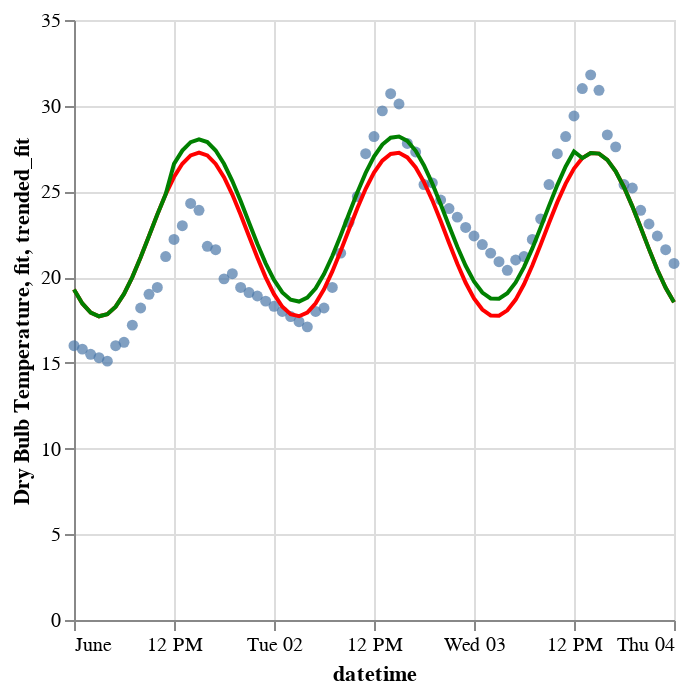

Write notebook code for a chart like this one.
### Code cell
base = alt.Chart(fit_df_june).encode(
    x="datetime:T",
)

real = base.mark_circle().encode(y="Dry Bulb Temperature")
fit_chart = base.mark_line().encode(y="fit", color=alt.value("red"))
fit_chart2 = base.mark_line().encode(y="trended_fit", color=alt.value("green"))

real + fit_chart + fit_chart2

### Figure 1 — Vega-Lite specification as saved in the notebook (floating-point values rounded to 4 significant figures)
{"config": {"view": {"continuousWidth": 300, "continuousHeight": 300}}, "layer": [{"mark": {"type": "circle"}, "encoding": {"x": {"field": "datetime", "type": "temporal"}, "y": {"field": "Dry Bulb Temperature", "type": "quantitative"}}}, {"mark": {"type": "line"}, "encoding": {"color": {"value": "red"}, "x": {"field": "datetime", "type": "temporal"}, "y": {"field": "fit", "type": "quantitative"}}}, {"mark": {"type": "line"}, "encoding": {"color": {"value": "green"}, "x": {"field": "datetime", "type": "temporal"}, "y": {"field": "trended_fit", "type": "quantitative"}}}], "data": {"name": "data-5aa041ea58ccc21600ddd33c69d36b38"}, "$schema": "https://vega.github.io/schema/vega-lite/v5.20.1.json", "datasets": {"data-5aa041ea58ccc21600ddd33c69d36b38": [{"datetime": "2020-06-01T00:00:00", "Dry Bulb Temperature": 16.0, "fit": 19.28, "trend": 0.0, "trend_norm": 0.0, "trended_fit": 19.28}, {"datetime": "2020-06-01T01:00:00", "Dry Bulb Temperature": 15.8, "fit": 18.46, "trend": 0.0, "trend_norm": 0.0, "trended_fit": 18.46}, {"datetime": "2020-06-01T02:00:00", "Dry Bulb Temperature": 15.5, "fit": 17.93, "trend": 0.0, "trend_norm": 0.0, "trended_fit": 17.93}, {"datetime": "2020-06-01T03:00:00", "Dry Bulb Temperature": 15.3, "fit": 17.72, "trend": 0.0, "trend_norm": 0.0, "trended_fit": 17.72}, {"datetime": "2020-06-01T04:00:00", "Dry Bulb Temperature": 15.1, "fit": 17.84, "trend": 0.0, "trend_norm": 0.0, "trended_fit": 17.84}, {"datetime": "2020-06-01T05:00:00", "Dry Bulb Temperature": 16.0, "fit": 18.28, "trend": 0.0, "trend_norm": 0.0, "trended_fit": 18.28}, {"datetime": "2020-06-01T06:00:00", "Dry Bulb Temperature": 16.2, "fit": 19.02, "trend": 0.0, "trend_norm": 0.0, "trended_fit": 19.02}, {"datetime": "2020-06-01T07:00:00", "Dry Bulb Temperature": 17.2, "fit": 20.0, "trend": 0.0, "trend_norm": 0.0, "trended_fit": 20.0}, {"datetime": "2020-06-01T08:00:00", "Dry Bulb Temperature": 18.2, "fit": 21.16, "trend": 0.0, "trend_norm": 0.0, "trended_fit": 21.16}, {"datetime": "2020-06-01T09:00:00", "Dry Bulb Temperature": 19.0, "fit": 22.4, "trend": 0.0, "trend_norm": 0.0, "trended_fit": 22.4}, {"datetime": "2020-06-01T10:00:00", "Dry Bulb Temperature": 19.4, "fit": 23.66, "trend": 0.0, "trend_norm": 0.0, "trended_fit": 23.66}, {"datetime": "2020-06-01T11:00:00", "Dry Bulb Temperature": 21.2, "fit": 24.83, "trend": 0.0, "trend_norm": 0.0, "trended_fit": 24.83}, {"datetime": "2020-06-01T12:00:00", "Dry Bulb Temperature": 22.2, "fit": 25.84, "trend": 19.12, "trend_norm": 0.7644, "trended_fit": 26.6}, {"datetime": "2020-06-01T13:00:00", "Dry Bulb Temperature": 23.0, "fit": 26.62, "trend": 19.22, "trend_norm": 0.7682, "trended_fit": 27.38}, {"datetime": "2020-06-01T14:00:00", "Dry Bulb Temperature": 24.3, "fit": 27.1, "trend": 19.31, "trend_norm": 0.7718, "trended_fit": 27.87}, {"datetime": "2020-06-01T15:00:00", "Dry Bulb Temperature": 23.9, "fit": 27.27, "trend": 19.4, "trend_norm": 0.7754, "trended_fit": 28.04}, {"datetime": "2020-06-01T16:00:00", "Dry Bulb Temperature": 21.8, "fit": 27.1, "trend": 19.48, "trend_norm": 0.7788, "trended_fit": 27.88}, {"datetime": "2020-06-01T17:00:00", "Dry Bulb Temperature": 21.6, "fit": 26.61, "trend": 19.57, "trend_norm": 0.7821, "trended_fit": 27.39}, {"datetime": "2020-06-01T18:00:00", "Dry Bulb Temperature": 19.9, "fit": 25.83, "trend": 19.65, "trend_norm": 0.7855, "trended_fit": 26.61}, {"datetime": "2020-06-01T19:00:00", "Dry Bulb Temperature": 20.2, "fit": 24.82, "trend": 19.74, "trend_norm": 0.789, "trended_fit": 25.61}, {"datetime": "2020-06-01T20:00:00", "Dry Bulb Temperature": 19.4, "fit": 23.64, "trend": 19.85, "trend_norm": 0.7935, "trended_fit": 24.44}, {"datetime": "2020-06-01T21:00:00", "Dry Bulb Temperature": 19.1, "fit": 22.39, "trend": 20.0, "trend_norm": 0.7996, "trended_fit": 23.19}, {"datetime": "2020-06-01T22:00:00", "Dry Bulb Temperature": 18.9, "fit": 21.14, "trend": 20.2, "trend_norm": 0.8075, "trended_fit": 21.95}, {"datetime": "2020-06-01T23:00:00", "Dry Bulb Temperature": 18.6, "fit": 19.99, "trend": 20.44, "trend_norm": 0.817, "trended_fit": 20.8}, {"datetime": "2020-06-02T00:00:00", "Dry Bulb Temperature": 18.3, "fit": 19.01, "trend": 20.69, "trend_norm": 0.8269, "trended_fit": 19.84}, {"datetime": "2020-06-02T01:00:00", "Dry Bulb Temperature": 18.0, "fit": 18.27, "trend": 20.95, "trend_norm": 0.8375, "trended_fit": 19.11}, {"datetime": "2020-06-02T02:00:00", "Dry Bulb Temperature": 17.7, "fit": 17.83, "trend": 21.22, "trend_norm": 0.8484, "trended_fit": 18.68}, {"datetime": "2020-06-02T03:00:00", "Dry Bulb Temperature": 17.4, "fit": 17.72, "trend": 21.49, "trend_norm": 0.8589, "trended_fit": 18.58}, {"datetime": "2020-06-02T04:00:00", "Dry Bulb Temperature": 17.1, "fit": 17.94, "trend": 21.74, "trend_norm": 0.8691, "trended_fit": 18.81}, {"datetime": "2020-06-02T05:00:00", "Dry Bulb Temperature": 18.0, "fit": 18.47, "trend": 21.99, "trend_norm": 0.8788, "trended_fit": 19.35}, {"datetime": "2020-06-02T06:00:00", "Dry Bulb Temperature": 18.2, "fit": 19.29, "trend": 22.22, "trend_norm": 0.8882, "trended_fit": 20.18}, {"datetime": "2020-06-02T07:00:00", "Dry Bulb Temperature": 19.4, "fit": 20.33, "trend": 22.44, "trend_norm": 0.8972, "trended_fit": 21.23}, {"datetime": "2020-06-02T08:00:00", "Dry Bulb Temperature": 21.4, "fit": 21.52, "trend": 22.66, "trend_norm": 0.9058, "trended_fit": 22.43}, {"datetime": "2020-06-02T09:00:00", "Dry Bulb Temperature": 23.2, "fit": 22.78, "trend": 22.87, "trend_norm": 0.9141, "trended_fit": 23.7}, {"datetime": "2020-06-02T10:00:00", "Dry Bulb Temperature": 24.7, "fit": 24.02, "trend": 23.07, "trend_norm": 0.9221, "trended_fit": 24.94}, {"datetime": "2020-06-02T11:00:00", "Dry Bulb Temperature": 27.2, "fit": 25.15, "trend": 23.25, "trend_norm": 0.9295, "trended_fit": 26.08}, {"datetime": "2020-06-02T12:00:00", "Dry Bulb Temperature": 28.2, "fit": 26.1, "trend": 23.43, "trend_norm": 0.9365, "trended_fit": 27.04}, {"datetime": "2020-06-02T13:00:00", "Dry Bulb Temperature": 29.7, "fit": 26.79, "trend": 23.59, "trend_norm": 0.9431, "trended_fit": 27.74}, {"datetime": "2020-06-02T14:00:00", "Dry Bulb Temperature": 30.7, "fit": 27.19, "trend": 23.75, "trend_norm": 0.9495, "trended_fit": 28.14}, {"datetime": "2020-06-02T15:00:00", "Dry Bulb Temperature": 30.1, "fit": 27.25, "trend": 23.9, "trend_norm": 0.9554, "trended_fit": 28.21}, {"datetime": "2020-06-02T16:00:00", "Dry Bulb Temperature": 27.8, "fit": 26.98, "trend": 24.04, "trend_norm": 0.9611, "trended_fit": 27.94}, {"datetime": "2020-06-02T17:00:00", "Dry Bulb Temperature": 27.3, "fit": 26.4, "trend": 24.18, "trend_norm": 0.9664, "trended_fit": 27.37}, {"datetime": "2020-06-02T18:00:00", "Dry Bulb Temperature": 25.4, "fit": 25.55, "trend": 24.3, "trend_norm": 0.9714, "trended_fit": 26.52}, {"datetime": "2020-06-02T19:00:00", "Dry Bulb Temperature": 25.5, "fit": 24.48, "trend": 24.42, "trend_norm": 0.9762, "trended_fit": 25.45}, {"datetime": "2020-06-02T20:00:00", "Dry Bulb Temperature": 24.5, "fit": 23.27, "trend": 24.52, "trend_norm": 0.9802, "trended_fit": 24.25}, {"datetime": "2020-06-02T21:00:00", "Dry Bulb Temperature": 24.0, "fit": 22.01, "trend": 24.61, "trend_norm": 0.9837, "trended_fit": 22.99}, {"datetime": "2020-06-02T22:00:00", "Dry Bulb Temperature": 23.5, "fit": 20.78, "trend": 24.71, "trend_norm": 0.9876, "trended_fit": 21.77}, {"datetime": "2020-06-02T23:00:00", "Dry Bulb Temperature": 22.9, "fit": 19.67, "trend": 24.78, "trend_norm": 0.9905, "trended_fit": 20.66}, {"datetime": "2020-06-03T00:00:00", "Dry Bulb Temperature": 22.4, "fit": 18.76, "trend": 24.83, "trend_norm": 0.9923, "trended_fit": 19.75}, {"datetime": "2020-06-03T01:00:00", "Dry Bulb Temperature": 21.9, "fit": 18.11, "trend": 24.88, "trend_norm": 0.9944, "trended_fit": 19.1}, {"datetime": "2020-06-03T02:00:00", "Dry Bulb Temperature": 21.4, "fit": 17.76, "trend": 24.93, "trend_norm": 0.9964, "trended_fit": 18.76}, {"datetime": "2020-06-03T03:00:00", "Dry Bulb Temperature": 20.9, "fit": 17.75, "trend": 24.97, "trend_norm": 0.998, "trended_fit": 18.75}, {"datetime": "2020-06-03T04:00:00", "Dry Bulb Temperature": 20.4, "fit": 18.06, "trend": 24.99, "trend_norm": 0.9991, "trended_fit": 19.06}, {"datetime": "2020-06-03T05:00:00", "Dry Bulb Temperature": 21.0, "fit": 18.69, "trend": 25.01, "trend_norm": 0.9998, "trended_fit": 19.69}, {"datetime": "2020-06-03T06:00:00", "Dry Bulb Temperature": 21.2, "fit": 19.58, "trend": 25.02, "trend_norm": 1.0, "trended_fit": 20.58}, {"datetime": "2020-06-03T07:00:00", "Dry Bulb Temperature": 22.2, "fit": 20.68, "trend": 25.01, "trend_norm": 0.9998, "trended_fit": 21.68}, {"datetime": "2020-06-03T08:00:00", "Dry Bulb Temperature": 23.4, "fit": 21.9, "trend": 24.99, "trend_norm": 0.999, "trended_fit": 22.9}, {"datetime": "2020-06-03T09:00:00", "Dry Bulb Temperature": 25.4, "fit": 23.16, "trend": 24.96, "trend_norm": 0.9978, "trended_fit": 24.16}, {"datetime": "2020-06-03T10:00:00", "Dry Bulb Temperature": 27.2, "fit": 24.38, "trend": 24.92, "trend_norm": 0.9961, "trended_fit": 25.37}, {"datetime": "2020-06-03T11:00:00", "Dry Bulb Temperature": 28.2, "fit": 25.46, "trend": 24.87, "trend_norm": 0.9941, "trended_fit": 26.45}, {"datetime": "2020-06-03T12:00:00", "Dry Bulb Temperature": 29.4, "fit": 26.34, "trend": 24.81, "trend_norm": 0.9917, "trended_fit": 27.33}, {"datetime": "2020-06-03T13:00:00", "Dry Bulb Temperature": 31.0, "fit": 26.94, "trend": 0.0, "trend_norm": 0.0, "trended_fit": 26.94}, {"datetime": "2020-06-03T14:00:00", "Dry Bulb Temperature": 31.8, "fit": 27.24, "trend": 0.0, "trend_norm": 0.0, "trended_fit": 27.24}, {"datetime": "2020-06-03T15:00:00", "Dry Bulb Temperature": 30.9, "fit": 27.21, "trend": 0.0, "trend_norm": 0.0, "trended_fit": 27.21}, {"datetime": "2020-06-03T16:00:00", "Dry Bulb Temperature": 28.3, "fit": 26.84, "trend": 0.0, "trend_norm": 0.0, "trended_fit": 26.84}, {"datetime": "2020-06-03T17:00:00", "Dry Bulb Temperature": 27.6, "fit": 26.17, "trend": 0.0, "trend_norm": 0.0, "trended_fit": 26.17}, {"datetime": "2020-06-03T18:00:00", "Dry Bulb Temperature": 25.4, "fit": 25.25, "trend": 0.0, "trend_norm": 0.0, "trended_fit": 25.25}, {"datetime": "2020-06-03T19:00:00", "Dry Bulb Temperature": 25.2, "fit": 24.13, "trend": 0.0, "trend_norm": 0.0, "trended_fit": 24.13}, {"datetime": "2020-06-03T20:00:00", "Dry Bulb Temperature": 23.9, "fit": 22.9, "trend": 0.0, "trend_norm": 0.0, "trended_fit": 22.9}, {"datetime": "2020-06-03T21:00:00", "Dry Bulb Temperature": 23.1, "fit": 21.63, "trend": 0.0, "trend_norm": 0.0, "trended_fit": 21.63}, {"datetime": "2020-06-03T22:00:00", "Dry Bulb Temperature": 22.4, "fit": 20.43, "trend": 0.0, "trend_norm": 0.0, "trended_fit": 20.43}, {"datetime": "2020-06-03T23:00:00", "Dry Bulb Temperature": 21.6, "fit": 19.38, "trend": 0.0, "trend_norm": 0.0, "trended_fit": 19.38}, {"datetime": "2020-06-04T00:00:00", "Dry Bulb Temperature": 20.8, "fit": 18.54, "trend": 0.0, "trend_norm": 0.0, "trended_fit": 18.54}]}}
